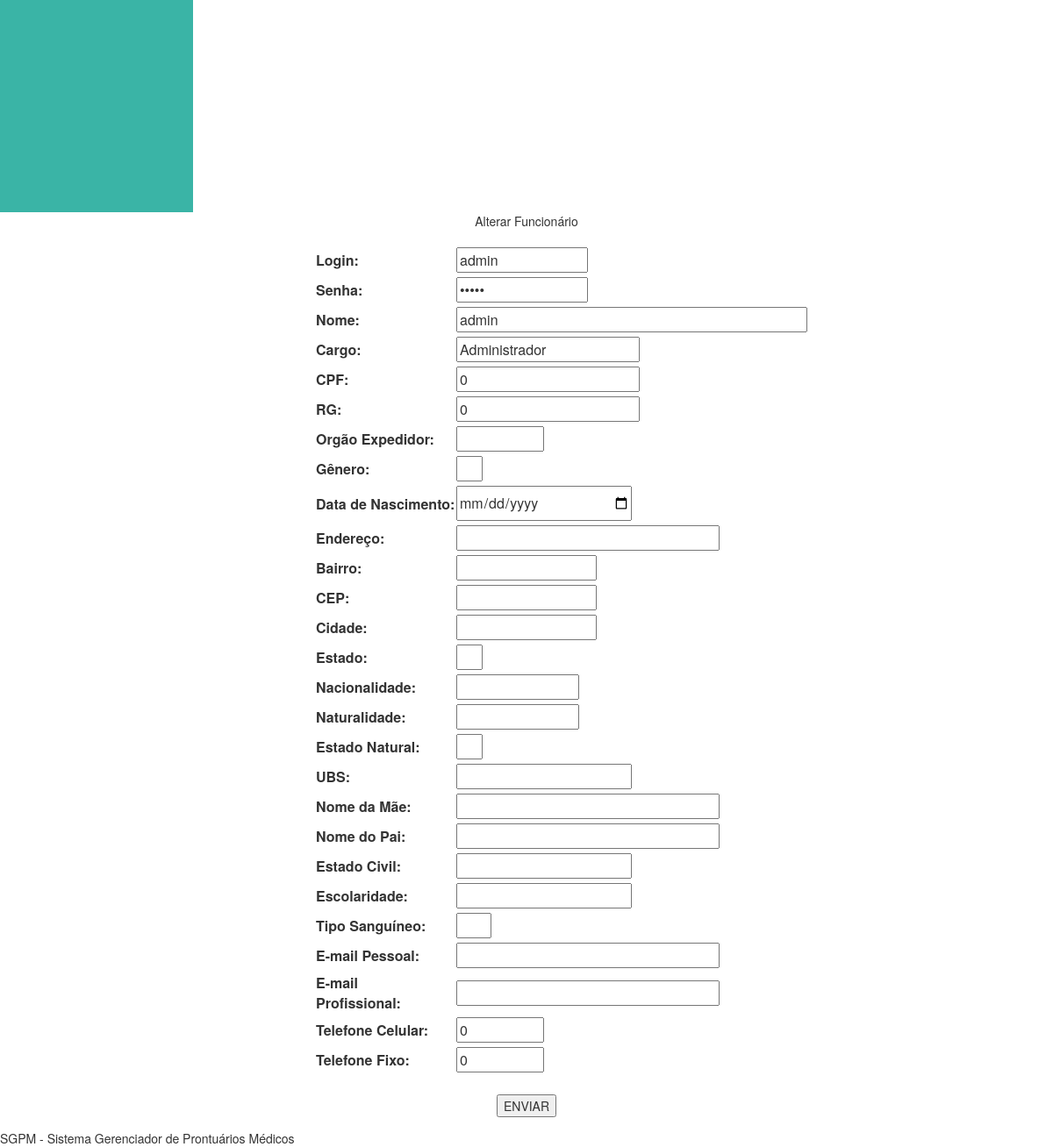
The app's page /formFuncionario.php?id_funcionario=2 (lower part), older data.
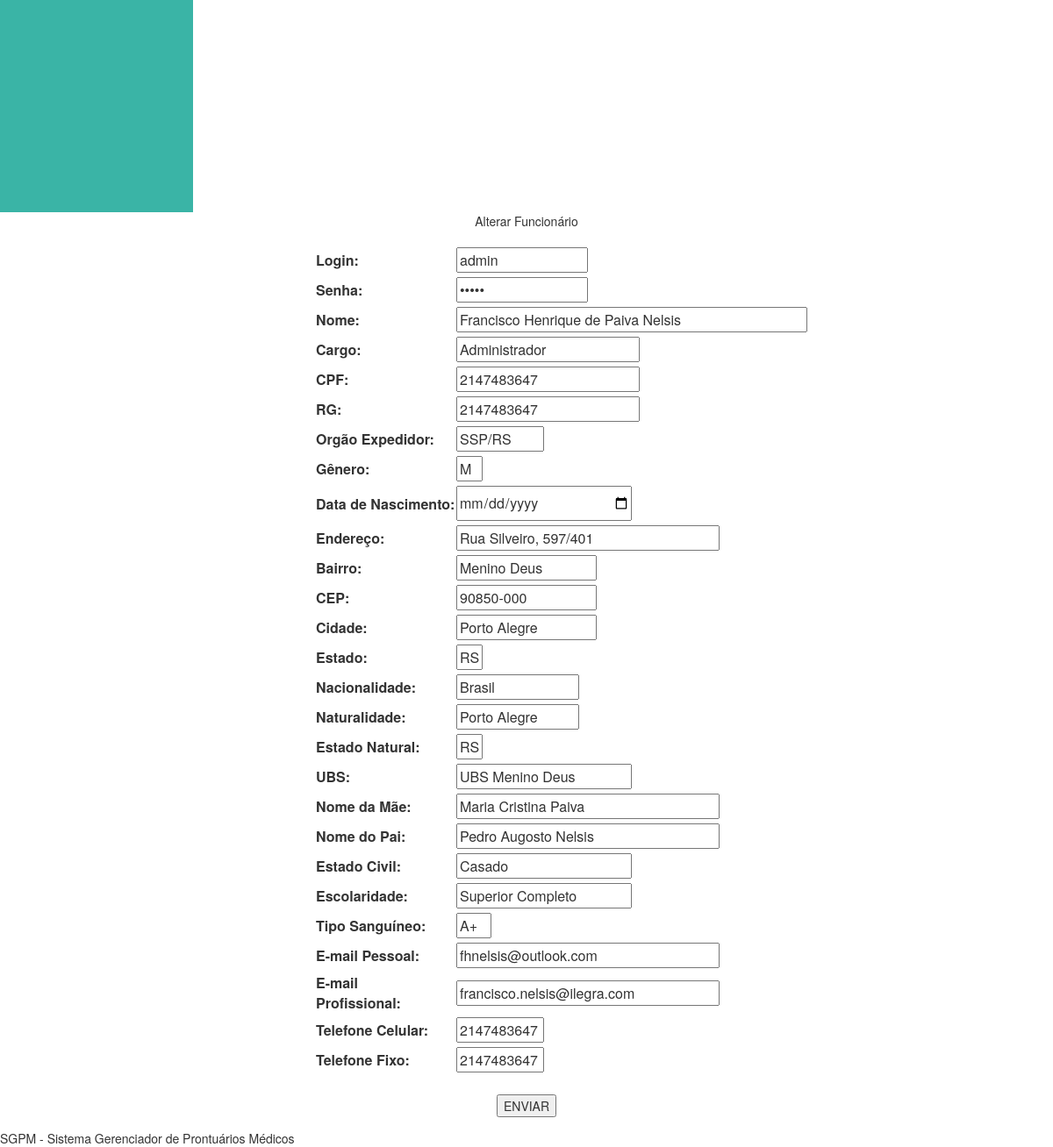
The same page, newer data.
### tables this page shows
CREATE TABLE IF NOT EXISTS `funcionario` (
  `id_funcionario` int(4) NOT NULL AUTO_INCREMENT,
  `login` varchar(30) NOT NULL,
  `senha` varchar(30) NOT NULL,
  `nome_funcionario` varchar(50) NOT NULL,
  `cargo` varchar(30) NOT NULL,
  `cpf` int(11) NOT NULL,
  `rg` int(10) NOT NULL,
  `org_exp` varchar(10) NOT NULL,
  `genero` varchar(15) NOT NULL,
  `data_nasc` date NOT NULL,
  `endereco` varchar(30) NOT NULL,
  `bairro` varchar(30) NOT NULL,
  `cep` varchar(10) NOT NULL,
  `cidade` varchar(30) NOT NULL,
  `estado` varchar(2) NOT NULL,
  `pais_nacionalidade` varchar(30) NOT NULL,
  `cidade_natural` varchar(30) NOT NULL,
  `estado_natural` varchar(2) NOT NULL,
  `ubs_atendimento` varchar(30) NOT NULL,
  `nome_mae` varchar(30) NOT NULL,
  `nome_pai` varchar(30) NOT NULL,
  `estado_civil` varchar(15) NOT NULL,
  `escolaridade` varchar(30) NOT NULL,
  `tipo_sanguineo` varchar(3) NOT NULL,
  `email_pessoal` varchar(50) NOT NULL,
  `email_prof` varchar(30) NOT NULL,
  `tel_cel` int(15) NOT NULL,
  `tel_fixo` int(15) NOT NULL,
  PRIMARY KEY (`id_funcionario`),
  UNIQUE KEY `login` (`login`),
  KEY `id_funcionario` (`id_funcionario`)
);

### formFuncionario.php (the view, shortened to what the changed rows need)
<?php include ('includes/cabecalho.php')?>
<?php include ('includes/menu.php')?>
<?php include ('includes/menuBack.php')?>
<?php
if (isset ( $_GET ['id_funcionario'] )) {
	$con = mysqli_connect ( "localhost", "root", "", "sgpm" );
	mysqli_set_charset ( $con, "utf8" );
	$query = mysqli_query ( $con, "SELECT * FROM funcionario WHERE id_funcionario = {$_GET['id_funcionario']} " );
	$dadosFuncionario = mysqli_fetch_array ( $query );
}
?>
<div class="divTudoFormPaciente">
	<center>
		<div id="formAlteraPaciente">
			<div class="content-dataTable" style="width: 40%; margin: 0 auto">
				<form method="POST">
					<table width="100%">
						<tr>
							<br />
							<td><input style="width: 150px; margin-bottom: 5px;" type="text"
								name="login" id="login" maxlength="30"
								value="<?php
								if (isset ( $dadosFuncionario ['login'] )) {
									echo $dadosFuncionario ['login'];
								}
								?>" /></td>
						</tr>
						<tr>
							<td><input style="width: 150px; margin-bottom: 5px;"
								type="password" name="senha" id="senha" maxlength="15"
								value="<?php
								if (isset ( $dadosFuncionario ['senha'] )) {
									echo $dadosFuncionario ['senha'];
								}
								?>" /></td>
						</tr>
						<tr>
							<td><input style="width: 400px; margin-bottom: 5px;" type="text"
								name="nome_funcionario" id="nome_funcionario" maxlength="50"
								value="<?php
								if (isset ( $dadosFuncionario ['nome_funcionario'] )) {
									echo $dadosFuncionario ['nome_funcionario'];
								}
								?>" /></td>
						</tr>
						<tr>
							<td><input style="margin-bottom: 5px;" type="text" name="cargo"
								id="cargo" maxlength="20"
								value="<?php
								if (isset ( $dadosFuncionario ['cargo'] )) {
									echo $dadosFuncionario ['cargo'];
								}
								?>" /></td>
						</tr>
						<tr>
							<td><input style="margin-bottom: 5px;" type="text" name="cpf"
								id="cpf" maxlength="11"
								value="<?php
								if (isset ( $dadosFuncionario ['cpf'] )) {
									echo $dadosFuncionario ['cpf'];
								}
								?>" /></td>
						</tr>
						<tr>
							<td><input style="margin-bottom: 5px;" type="text" name="rg"
								id="rg" maxlength="10"
								value="<?php
								if (isset ( $dadosFuncionario ['rg'] )) {
									echo $dadosFuncionario ['rg'];
								}
								?>" /></td>
						</tr>
						<tr>
							<td><input style="width: 100px; margin-bottom: 5px;" type="text"
								name="org_exp" id="org_exp" maxlength="6"
								value="<?php
								if (isset ( $dadosFuncionario ['org_exp'] )) {
									echo $dadosFuncionario ['org_exp'];
								}
								?>" /></td>
						</tr>
						<tr>
							<td><input style="width: 30px; margin-bottom: 5px;" type="text"
								name="genero" id="genero" maxlength="1"
								value="<?php
								if (isset ( $dadosFuncionario ['genero'] )) {
									echo $dadosFuncionario ['genero'];
								}
								?>" /></td>
						</tr>
						<tr>
							<td><input style="width: 200px; margin-bottom: 5px;" type="date"
								name="data_nasc" id="data_nasc" maxlength="10"
								value="<?php
								if (isset ( $dadosFuncionario ['data_nasc'] )) {
									echo $dadosFuncionario ['data_nasc'];
								}
								?>" /></td>
						</tr>
						<tr>
							<td><input style="width: 300px; margin-bottom: 5px;" type="text"
								name="endereco" id="endereco" maxlength="100"
								value="<?php
								if (isset ( $dadosFuncionario ['endereco'] )) {
									echo $dadosFuncionario ['endereco'];
								}
								?>" /></td>
						</tr>
						<tr>
							<td><input style="width: 160px; margin-bottom: 5px;" type="text"
								name="bairro" id="bairro" maxlength="30"
								value="<?php
								if (isset ( $dadosFuncionario ['bairro'] )) {
									echo $dadosFuncionario ['bairro'];
								}
								?>" /></td>
						</tr>
						<tr>
							<td><input style="width: 160px; margin-bottom: 5px;" type="text"
								name="cep" id="cep" maxlength="9"
								value="<?php
								if (isset ( $dadosFuncionario ['cep'] )) {
									echo $dadosFuncionario ['cep'];
								}
								?>" /></td>
						</tr>
						<tr>
							<td><input style="width: 160px; margin-bottom: 5px;" type="text"
								name="cidade" id="cidade" maxlength="30"
								value="<?php
								if (isset ( $dadosFuncionario ['cidade'] )) {
									echo $dadosFuncionario ['cidade'];
								}
								?>" /></td>
						</tr>
						<tr>
							<td><input style="width: 30px; margin-bottom: 5px;" type="text"
								name="estado" id="estado" maxlength="2"
								value="<?php
								if (isset ( $dadosFuncionario ['estado'] )) {
									echo $dadosFuncionario ['estado'];
								}
								?>" /></td>
						</tr>
						<tr>
							<td><input style="width: 140px; margin-bottom: 5px;" type="text"
								name="pais_nacionalidade" id="pais_nacionalidade" maxlength="30"
								value="<?php
								if (isset ( $dadosFuncionario ['pais_nacionalidade'] )) {
									echo $dadosFuncionario ['pais_nacionalidade'];
								}
								?>" /></td>
						</tr>
						<tr>
							<td><input style="width: 140px; margin-bottom: 5px;" type="text"
								name="cidade_natural" id="cidade_natural" maxlength="30"
								value="<?php
								if (isset ( $dadosFuncionario ['cidade_natural'] )) {
									echo $dadosFuncionario ['cidade_natural'];
								}
								?>" /></td>
						</tr>
						<tr>
							<td><input style="width: 30px; margin-bottom: 5px;" type="text"
								name="estado_natural" id="estado_natural" maxlength="2"
								value="<?php
								if (isset ( $dadosFuncionario ['estado_natural'] )) {
									echo $dadosFuncionario ['estado_natural'];
								}
								?>" /></td>
						</tr>
						<tr>
							<td><input style="width: 200px; margin-bottom: 5px;" type="text"
								name="ubs_atendimento" id="ubs_atendimento" maxlength="30"
								value="<?php
								if (isset ( $dadosFuncionario ['ubs_atendimento'] )) {
									echo $dadosFuncionario ['ubs_atendimento'];
								}
								?>" /></td>
						</tr>
						<tr>
							<td><input style="width: 300px; margin-bottom: 5px;" type="text"
								name="nome_mae" id="nome_mae" maxlength="50"
								value="<?php
								if (isset ( $dadosFuncionario ['nome_mae'] )) {
									echo $dadosFuncionario ['nome_mae'];
								}
								?>" /></td>
						</tr>
						<tr>
							<td><input style="width: 300px; margin-bottom: 5px;" type="text"
								name="nome_pai" id="nome_pai" maxlength="50"
								value="<?php
								if (isset ( $dadosFuncionario ['nome_pai'] )) {
									echo $dadosFuncionario ['nome_pai'];
								}
								?>" /></td>
						</tr>
						<tr>
							<td><input style="width: 200px; margin-bottom: 5px;" type="text"
								name="estado_civil" id="estado_civil" maxlength="50"
								value="<?php
								if (isset ( $dadosFuncionario ['estado_civil'] )) {
									echo $dadosFuncionario ['estado_civil'];
								}
								?>" /></td>
						</tr>
						<tr>
							<td><input style="width: 200px; margin-bottom: 5px;" type="text"
								name="escolaridade" id="escolaridade" maxlength="50"
								value="<?php
								if (isset ( $dadosFuncionario ['escolaridade'] )) {
									echo $dadosFuncionario ['escolaridade'];
								}
								?>" /></td>
						</tr>
						<tr>
							<td><input style="width: 40px; margin-bottom: 5px;" type="text"
								name="tipo_sanguineo" id="tipo_sanguineo" maxlength="3"
								value="<?php
								if (isset ( $dadosFuncionario ['tipo_sanguineo'] )) {
									echo $dadosFuncionario ['tipo_sanguineo'];
								}
								?>" /></td>
						</tr>
						<tr>
							<td><input style="width: 300px; margin-bottom: 5px;" type="text"
								name="email_pessoal" id="email_pessoal" maxlength="50"
								value="<?php
								if (isset ( $dadosFuncionario ['email_pessoal'] )) {
									echo $dadosFuncionario ['email_pessoal'];
								}
								?>" /></td>
						</tr>
						<tr>
							<td><input style="width: 300px; margin-bottom: 5px;" type="text"
								name="email_prof" id="email_pessoal" maxlength="50"
								value="<?php
								if (isset ( $dadosFuncionario ['email_prof'] )) {
									echo $dadosFuncionario ['email_prof'];
								}
								?>" /></td>
						</tr>
						<tr>
							<td><input style="width: 100px; margin-bottom: 5px;" type="text"
								name="tel_cel" id="tel_cel" maxlength="10"
								value="<?php
								if (isset ( $dadosFuncionario ['tel_cel'] )) {
									echo $dadosFuncionario ['tel_cel'];
								}
								?>" /></td>
						</tr>
						<tr>
							<td><input style="width: 100px; margin-bottom: 5px;" type="text"
								name="tel_fixo" id="tel_cel" maxlength="10"
								value="<?php
								if (isset ( $dadosFuncionario ['tel_fixo'] )) {
									echo $dadosFuncionario ['tel_fixo'];
								}
								?>" /></td>
						</tr>
					</table>
					<br> <input type="hidden" id="id" name="id"
				</form>
			</div>
		</div>
	</center>
</div>
<?php include ('includes/rodape.php')?>

Row changes from the older to the newer data that the page shows:
changed funcionario "admin": nome_funcionario "admin" → "Francisco Henrique de Paiva Nelsis"; cpf "0" → "2147483647"; rg "0" → "2147483647"; org_exp (not shown) → "SSP/RS"; genero (not shown) → "M"; endereco (not shown) → "Rua Silveiro, 597/401"; bairro (not shown) → "Menino Deus"; cep (not shown) → "90850-000"; cidade (not shown) → "Porto Alegre"; estado (not shown) → "RS"; pais_nacionalidade (not shown) → "Brasil"; cidade_natural (not shown) → "Porto Alegre"; estado_natural (not shown) → "RS"; ubs_atendimento (not shown) → "UBS Menino Deus"; nome_mae (not shown) → "Maria Cristina Paiva"; nome_pai (not shown) → "Pedro Augosto Nelsis"; estado_civil (not shown) → "Casado"; escolaridade (not shown) → "Superior Completo"; tipo_sanguineo (not shown) → "A+"; email_pessoal (not shown) → "fhnelsis@outlook.com"; email_prof (not shown) → "francisco.nelsis@ilegra.com"; tel_cel "0" → "2147483647"; tel_fixo "0" → "2147483647"
